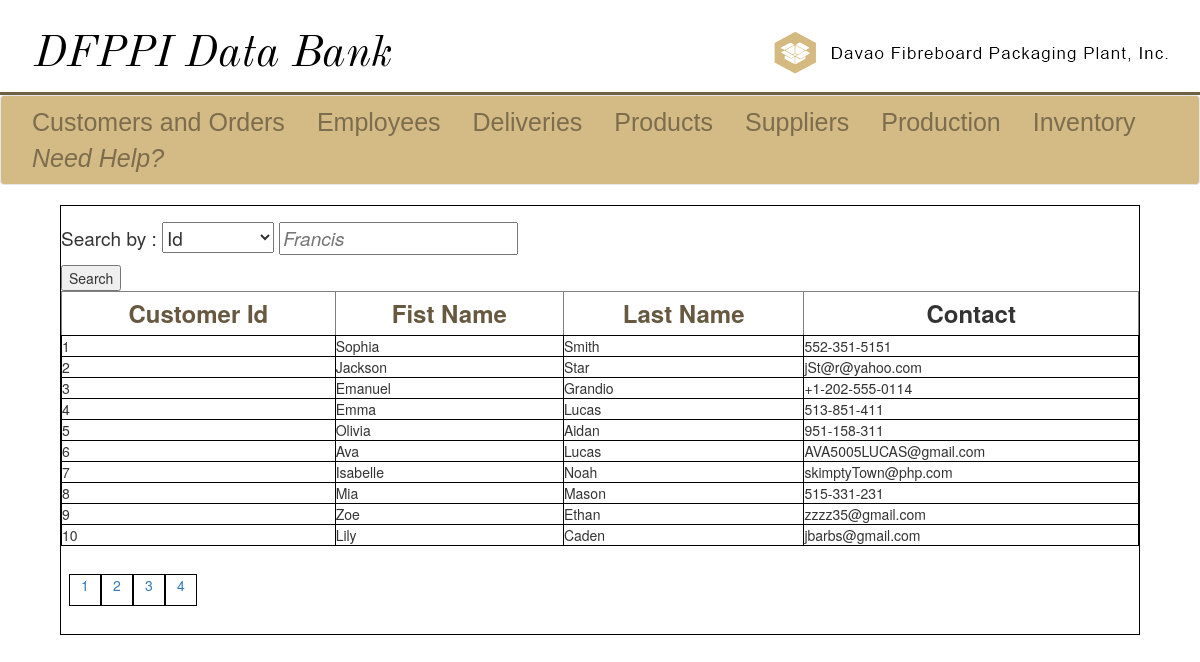
Page /customers-view-customer.php on the committed database.
### tables this page shows
CREATE TABLE `client` (
  `c_Id` int(11) NOT NULL,
  `c_FirstName` varchar(32) NOT NULL,
  `c_LastName` varchar(32) NOT NULL,
  `c_contactInfo` varchar(64) NOT NULL
);

### customers-view-customer.php (the view, shortened to what this page needs)
<!DOCTYPE html>
<?php
	include("sql_connect.php");
    $choice = isset($_GET['choice'])? $_GET['choice'] : 1;
    $srch = isset($_GET['srch'])? $_GET['srch'] : 1;
	$numberOfRows = 10;
	$page = isset($_GET['page']) ? $_GET['page'] : 1;
	$limit = ($page - 1) * $numberOfRows;
	$col = isset($_GET['order']) ? $_GET['order'] : "c_Id";
	$dir = isset($_GET['direction']) ? $_GET['direction'] : "ASC";
	$query = "SELECT * FROM client WHERE {$choice} = '{$srch}' ORDER BY {$col} {$dir} LIMIT {$limit}, {$numberOfRows}";
	$result = mysqli_query($conn, $query);
	$query2 = "SELECT COUNT(*) as rowCount FROM client WHERE {$choice} = {$srch};";
	$result2 = mysqli_query($conn, $query2);
	$totalRows = mysqli_fetch_row($result2);
	$numberOfPages = ceil($totalRows[0] / $numberOfRows);
?>
<html>
	<head>
		<link rel = "stylesheet" href = "css/bootstrap.min.css">
		<link rel = "stylesheet" href = "css/design.css">
	</head>
	<body>
		<div class = "ultra-banner">
			<div class = "left-ub">
				<a href = "home.php"><img id = "left-logo" src = "images/ultra-banner.png" alt = "DFPPI Home"></a>
			</div>
			<div class = "right-ub">
				<a href = "http://www.davaofibre.ph"><img id = "right-logo" src = "images/other.png" alt = "Employee Module"></a>
			</div>
		</div>
		<div class = "line-sep">
		</div>
		<nav class="navbar navbar-default" id = "myNav">
			<div class="container-fluid">
				<ul class="nav navbar-nav">
					<li><a id = "li-a" href = "customers.php">Customers and Orders</a></li>
					<li><a id = "li-a" href = "employees.php">Employees</a></li>
					<li><a id = "li-a" href = "deliveries.php">Deliveries</a></li>
					<li><a id = "li-a" href = "products.php">Products</a></li>
					<li><a id = "li-a" href = "supplier.php">Suppliers</a></li>
					<li><a id = "li-a" href = "production.php">Production</a></li>
					<li><a id = "li-a" href = "inventory.php">Inventory</a></li>
					<li><a id = "li-a" href = "docs/manual.html"><i>Need Help?</i></a></li>
				</ul>
			</div>
		</nav>
		<div class = "main-view">
			<div class = "top-div">
				<form action = "customers-view-customer.php" method = "get" onsubmit = "return check();" autocomplete="off">
					<p class = "form-body">Search by :
					<select id = "choice" name = "choice">
					<option value="c_Id">Id</option>
					</select>
					<input type = "text" id = "srch" name = "srch" class = "input-srch" maxlength = 128 autofocus placeholder = "Francis" required>
					</p>
					<input id = "submit" type = "submit" value = "Search">
				</form>
			</div>
			<div class = "bot-div">
            <?php
                echo "<table class= 'table-set' border='1' cellspacing='1' cellpadding='3' style='width:100%;font-size:20;'>";
                $ndir = ($col == "c_Id" && $dir == "ASC") ? "DESC" : "ASC";
                echo "<th><a href='customers-view-customer.php?choice={$choice}&srch={$srch}&direction={$ndir}&order=c_Id&page={$page}'>Customer Id</a></th>";
                $ndir = ($col == "c_FirstName" && $dir == "ASC") ? "DESC" : "ASC";
                echo "<th><a href='customers-view-customer.php?choice={$choice}&srch={$srch}&direction={$ndir}&order=c_FirstName&page={$page}'>Fist Name</a></th>";
                $ndir = ($col == "c_LastName" && $dir == "ASC") ? "DESC" : "ASC";
                echo "<th><a href='customers-view-customer.php?choice={$choice}&srch={$srch}&direction={$ndir}&order=c_LastName&page={$page}'>Last Name</a></th>";
                echo "<th>Contact</th>";
                while($row = mysqli_fetch_assoc($result)){
                    echo "<tr>";
                    echo "<td>{$row["c_Id"]}</td>";
                    echo "<td>{$row["c_FirstName"]}</td>";
                    echo "<td>{$row["c_LastName"]}</td>";
                    echo "<td>{$row["c_contactInfo"]}</td>";
                    echo "</tr>";
                }
                echo "</table>";
            ?>
            <div class = 'pagination'>
                <ul>
                <?php
                    for($i = 1; $i <= $numberOfPages; $i++){
                        echo "<li><a href='customers-view-customer.php?choice={$choice}&srch={$srch}&direction={$dir}&order={$col}&page={$i}'>{$i}</a></li>";
                    }
                ?>
                </ul>
            </div>
			</div>
		</div>
	</body>
</html>

### css/design.css (style rules this page uses)
th { font-size: 3vh; text-align: center; text-decoration: none; padding: 4px; }
th a { color: #665940; }
ul { list-style-type: none; margin: 0; padding: 1vh; }
#myNav { background-color: #d4ba85; width: 100%; }
#li-a { color: #7c6d4e; text-align: center; padding: 1vh 2vh; font-size: 25px; font-family: sans-serif; text-decoration: none; }
.ultra-banner { width: 100%; background-color: #ffffff; height: 10vh; margin-bottom: 1%; }
.line-sep { background-color:#706146; width: 100%; height: 0.4vh; }
.left-ub,.right-ub { display: inline; width: 50%; height: 100%; }
.left-ub { float: left; }
#left-logo { margin-top: 4vh; margin-left: 4vh; }
#right-logo { float: right; margin-top: 4vh; margin-right: 4vh; }
.pagination li { height: 4vh; width: 4vh; display: inline-block; text-align: center; border: 1px solid black; }
input[placeholder] { font-style: italic; }
p.form-body { font-size: 19px; margin-top: 2vh; }
.main-view { margin-left: auto; margin-right: auto; border: 1px solid black; height: 100%; width: 90%; }
.pagination, .top-div, .mid-div { width: 100%; }
.table-set td { width: auto; border: 1px solid black; cellspacing: 1px; cellpadding: 3px; }
input[placeholder] { color: black; }

### rows in the picture
client: c_Id "1", c_FirstName "Sophia", c_LastName "Smith", c_contactInfo "552-351-5151"
client: c_Id "2", c_FirstName "Jackson", c_LastName "Star", c_contactInfo "jSt@r@yahoo.com"
client: c_Id "3", c_FirstName "Emanuel", c_LastName "Grandio", c_contactInfo "+1-202-555-0114"
client: c_Id "4", c_FirstName "Emma", c_LastName "Lucas", c_contactInfo "513-851-411"
client: c_Id "5", c_FirstName "Olivia", c_LastName "Aidan", c_contactInfo "951-158-311"
client: c_Id "6", c_FirstName "Ava", c_LastName "Lucas", c_contactInfo "AVA5005LUCAS@gmail.com"
client: c_Id "7", c_FirstName "Isabelle", c_LastName "Noah", c_contactInfo "skimptyTown@php.com"
client: c_Id "8", c_FirstName "Mia", c_LastName "Mason", c_contactInfo "515-331-231"
client: c_Id "9", c_FirstName "Zoe", c_LastName "Ethan", c_contactInfo "zzzz35@gmail.com"
client: c_Id "10", c_FirstName "Lily", c_LastName "Caden", c_contactInfo "jbarbs@gmail.com"
